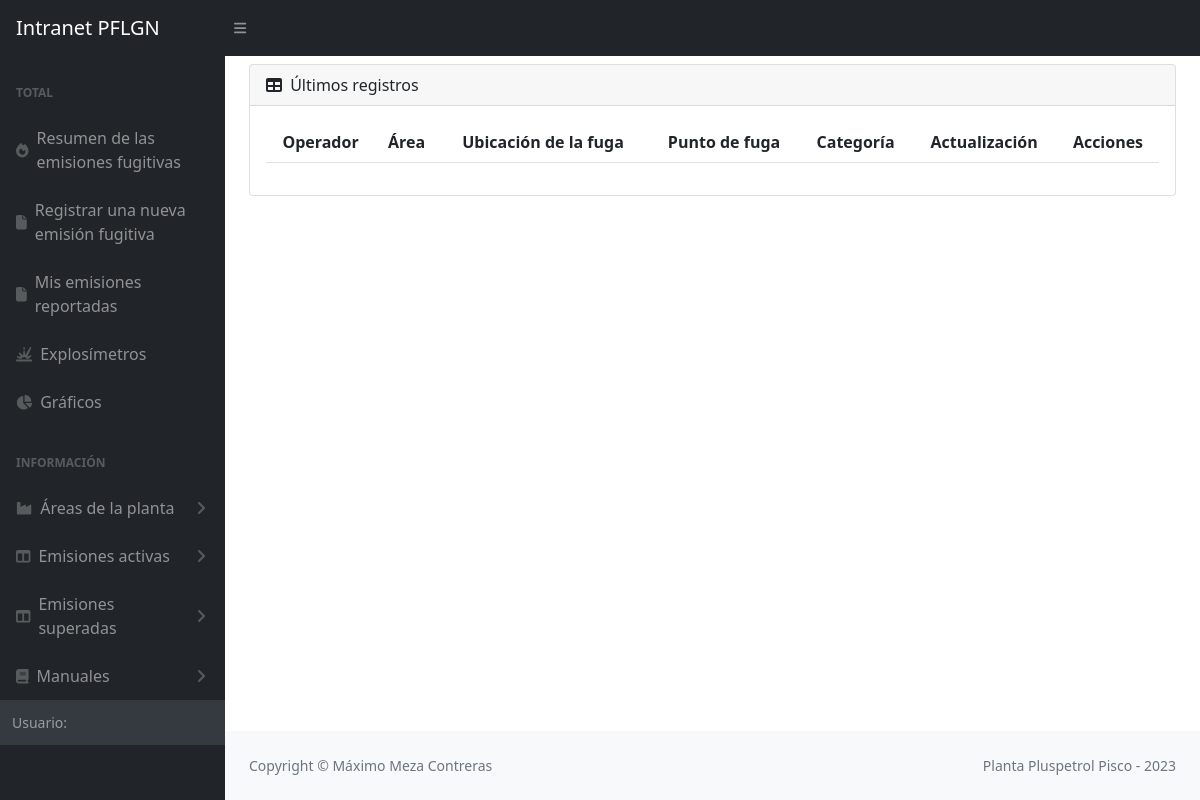
The page /listaEmisionesSA1/ on the database as committed earlier.
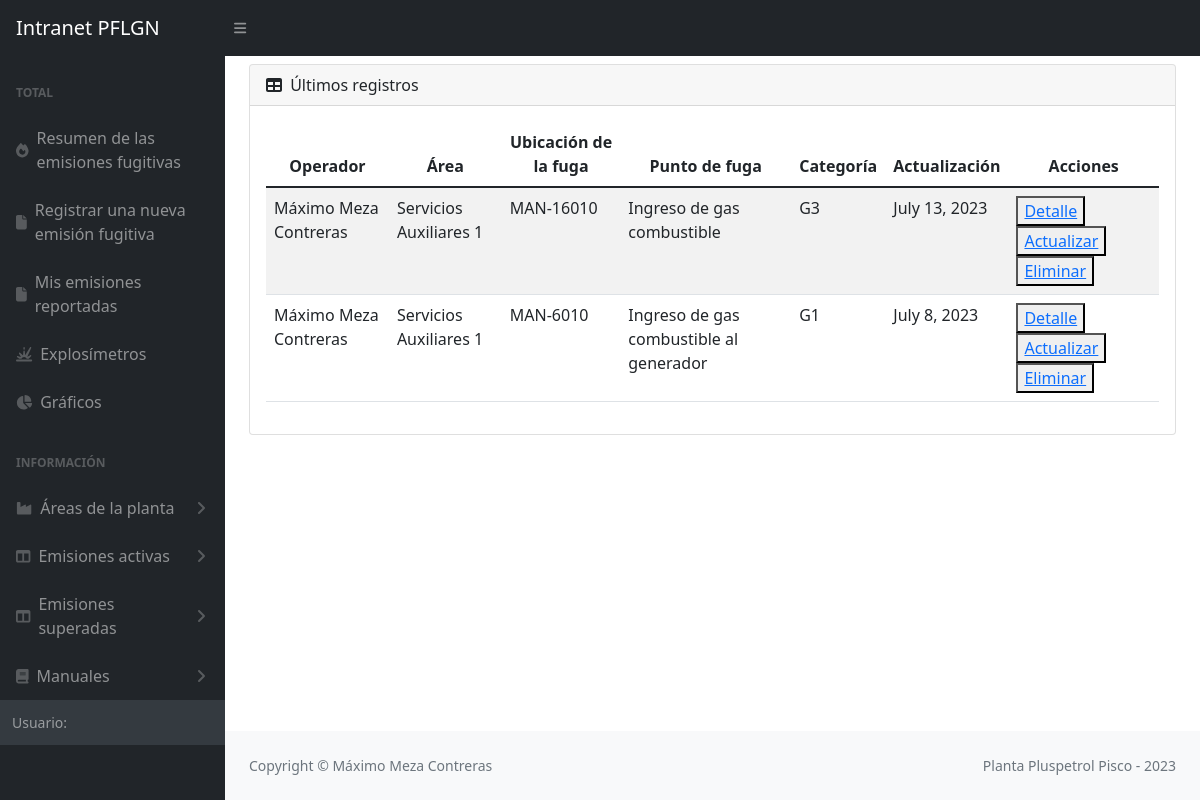
The same page on the database as committed later.
### emisiones/models.py (models this page shows, shortened)
class Emision(models.Model):
    site = models.CharField(max_length=20, choices=SITE_CHOICES, default='Pisco')
    yacimiento = models.CharField(max_length=100, choices=YACIMIENTO_CHOICES, default='Pisco')
    area = models.CharField(max_length=100)
    sistema = models.CharField(max_length=100)
    ubicacion = models.TextField(max_length=200)
    fuga = models.TextField(max_length=300)
    fluido = models.CharField(max_length=100)
    sustancia = models.CharField(max_length=100)
    componente = models.CharField(max_length=100)
    instalacion = models.CharField(max_length=100)
    tamAccesorio = models.CharField(max_length=100)
    medicion = models.PositiveIntegerField()
    medicion15 = models.CharField(max_length=100)
    presion = models.CharField(max_length=100)
    ciclado = models.CharField(max_length=50)
    ignicion = models.CharField(max_length=50)
    localizacion = models.CharField(max_length=50)
    usuario = models.ForeignKey(User, on_delete=models.SET_NULL, null=True)
    fechaReporte = models.DateField()
    updated_at = models.DateTimeField(null=True)
    created_at = models.DateField(auto_now_add=True,null=True)
    emisionSuperada = models.BooleanField(default=False)
    FCF = models.PositiveSmallIntegerField(null=True)
    categoria = models.CharField(max_length=10, null=True)
    imagen = models.ImageField(upload_to='images_emisiones', null=True)

### emisiones/views.py (the view)
# urls.py: path('listaEmisionesSA1/', views.listaEmisionesSA1, name='listaEmisionesSA1'),
def listaEmisionesSA1(request):
    Emisiones = Emision.objects.filter(area='Servicios Auxiliares 1').order_by('-updated_at')
    return render (request, 'areaP1Emisiones.html',{'Emisiones' : Emisiones})

### emisiones/templates/areaP1Emisiones.html (shortened to what this page needs)
{% extends 'partials/_barraLateralEmisiones.html' %}
{% block content %}
<div class="container mt-2">
    <main>
        <div class="card mb-4">
            <div class="card-header">
                <i class="fas fa-table me-1"></i>
                Últimos registros
            </div>
            <div class="card-body">
                <table class="table table-striped table-responsive" id="datatablesSimple">
                    <thead>
                        <tr>
                            <th>Operador</th>
                            <th>Área</th>
                            <th>Ubicación de la fuga</th>
                            <th>Punto de fuga</th>
                            <th>Categoría</th>
                            <th>Actualización</th>
                            <th>Acciones</th>
                        </tr>
                    </thead>
                    <tbody>
                        {% for Emision in Emisiones %}
                        <tr>
                            <td>{{Emision.usuario.first_name}} {{Emision.usuario.last_name}} </td>
                            <td>{{Emision.area}}</td>
                            <td>{{Emision.ubicacion}}</td>
                            <td>{{Emision.fuga}}</td>
                            <td>{{Emision.categoria}}</td>
                            <td>{{Emision.created_at}}</td>
                            <td>
                                <button><a href="{% url 'detalleEmisiones' Emision.id %}">Detalle</a></button>
                                <button><a href="#">Actualizar</a></button>
                                <button><a href="#">Eliminar</a></button>
                            </td>
                        </tr>
                        {% endfor %}
                    </tbody>
                </table>
            </div>
        </div>
    </main>
{% endblock %}

Rows that differ between the two databases and show on the page:
added Emision: usuario.first_name "Máximo", usuario.last_name "Meza Contreras", area "Servicios Auxiliares 1", ubicacion "MAN-16010", fuga "Ingreso de gas combustible", categoria "G3", created_at "July 13, 2023"
added Emision: usuario.first_name "Máximo", usuario.last_name "Meza Contreras", area "Servicios Auxiliares 1", ubicacion "MAN-6010", fuga "Ingreso de gas combustible al generador", categoria "G1", created_at "July 8, 2023"
